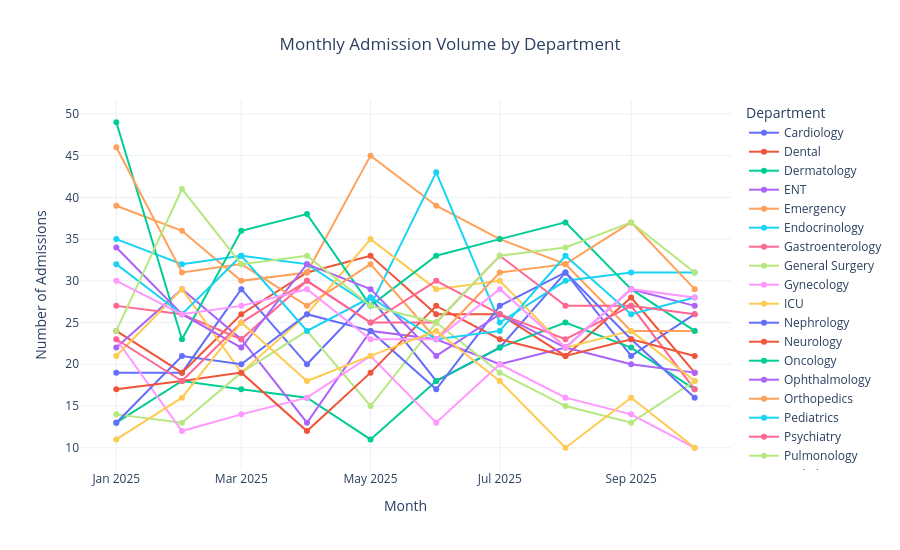

Notebook source saved alongside this figure:
### Code cell
fig_dept = px.line(
    dept_monthly,
    x="Month",
    y="Admission_Count",
    color="department_name",
    markers=True,
    title="Monthly Admission Volume by Department"
)

fig_dept.update_layout(
    title_x=0.5,
    xaxis_title="Month",
    yaxis_title="Number of Admissions",
    template="plotly_white",
    height=550,
    legend_title="Department"
)

fig_dept.show()

### Figure 1 — Plotly figure (JSON) as saved in the notebook; plotly's stock layout.template omitted (floating-point values rounded to 4 significant figures)
{"data": [{"hovertemplate": "department_name=Cardiology<br>Month=%{x}<br>Admission_Count=%{y}<extra></extra>", "legendgroup": "Cardiology", "line": {"color": "#636efa", "dash": "solid"}, "marker": {"symbol": "circle"}, "mode": "lines+markers", "name": "Cardiology", "orientation": "v", "showlegend": true, "type": "scatter", "x": ["2025-01", "2025-02", "2025-03", "2025-04", "2025-05", "2025-06", "2025-07", "2025-08", "2025-09", "2025-10"], "xaxis": "x", "y": [19, 19, 29, 20, 28, 18, 22, 31, 21, 26], "yaxis": "y"}, {"hovertemplate": "department_name=Dental<br>Month=%{x}<br>Admission_Count=%{y}<extra></extra>", "legendgroup": "Dental", "line": {"color": "#EF553B", "dash": "solid"}, "marker": {"symbol": "circle"}, "mode": "lines+markers", "name": "Dental", "orientation": "v", "showlegend": true, "type": "scatter", "x": ["2025-01", "2025-02", "2025-03", "2025-04", "2025-05", "2025-06", "2025-07", "2025-08", "2025-09", "2025-10"], "xaxis": "x", "y": [24, 19, 26, 31, 33, 26, 26, 21, 28, 19], "yaxis": "y"}, {"hovertemplate": "department_name=Dermatology<br>Month=%{x}<br>Admission_Count=%{y}<extra></extra>", "legendgroup": "Dermatology", "line": {"color": "#00cc96", "dash": "solid"}, "marker": {"symbol": "circle"}, "mode": "lines+markers", "name": "Dermatology", "orientation": "v", "showlegend": true, "type": "scatter", "x": ["2025-01", "2025-02", "2025-03", "2025-04", "2025-05", "2025-06", "2025-07", "2025-08", "2025-09", "2025-10"], "xaxis": "x", "y": [13, 18, 17, 16, 11, 18, 22, 25, 22, 17], "yaxis": "y"}, {"hovertemplate": "department_name=ENT<br>Month=%{x}<br>Admission_Count=%{y}<extra></extra>", "legendgroup": "ENT", "line": {"color": "#ab63fa", "dash": "solid"}, "marker": {"symbol": "circle"}, "mode": "lines+markers", "name": "ENT", "orientation": "v", "showlegend": true, "type": "scatter", "x": ["2025-01", "2025-02", "2025-03", "2025-04", "2025-05", "2025-06", "2025-07", "2025-08", "2025-09", "2025-10"], "xaxis": "x", "y": [22, 29, 23, 13, 24, 23, 20, 22, 20, 19], "yaxis": "y"}, {"hovertemplate": "department_name=Emergency<br>Month=%{x}<br>Admission_Count=%{y}<extra></extra>", "legendgroup": "Emergency", "line": {"color": "#FFA15A", "dash": "solid"}, "marker": {"symbol": "circle"}, "mode": "lines+markers", "name": "Emergency", "orientation": "v", "showlegend": true, "type": "scatter", "x": ["2025-01", "2025-02", "2025-03", "2025-04", "2025-05", "2025-06", "2025-07", "2025-08", "2025-09", "2025-10"], "xaxis": "x", "y": [39, 36, 30, 31, 45, 39, 35, 32, 24, 24], "yaxis": "y"}, {"hovertemplate": "department_name=Endocrinology<br>Month=%{x}<br>Admission_Count=%{y}<extra></extra>", "legendgroup": "Endocrinology", "line": {"color": "#19d3f3", "dash": "solid"}, "marker": {"symbol": "circle"}, "mode": "lines+markers", "name": "Endocrinology", "orientation": "v", "showlegend": true, "type": "scatter", "x": ["2025-01", "2025-02", "2025-03", "2025-04", "2025-05", "2025-06", "2025-07", "2025-08", "2025-09", "2025-10"], "xaxis": "x", "y": [35, 32, 33, 32, 27, 43, 25, 30, 31, 31], "yaxis": "y"}, {"hovertemplate": "department_name=Gastroenterology<br>Month=%{x}<br>Admission_Count=%{y}<extra></extra>", "legendgroup": "Gastroenterology", "line": {"color": "#FF6692", "dash": "solid"}, "marker": {"symbol": "circle"}, "mode": "lines+markers", "name": "Gastroenterology", "orientation": "v", "showlegend": true, "type": "scatter", "x": ["2025-01", "2025-02", "2025-03", "2025-04", "2025-05", "2025-06", "2025-07", "2025-08", "2025-09", "2025-10"], "xaxis": "x", "y": [27, 26, 23, 30, 25, 25, 33, 27, 27, 17], "yaxis": "y"}, {"hovertemplate": "department_name=General Surgery<br>Month=%{x}<br>Admission_Count=%{y}<extra></extra>", "legendgroup": "General Surgery", "line": {"color": "#B6E880", "dash": "solid"}, "marker": {"symbol": "circle"}, "mode": "lines+markers", "name": "General Surgery", "orientation": "v", "showlegend": true, "type": "scatter", "x": ["2025-01", "2025-02", "2025-03", "2025-04", "2025-05", "2025-06", "2025-07", "2025-08", "2025-09", "2025-10"], "xaxis": "x", "y": [14, 13, 19, 24, 15, 25, 19, 15, 13, 18], "yaxis": "y"}, {"hovertemplate": "department_name=Gynecology<br>Month=%{x}<br>Admission_Count=%{y}<extra></extra>", "legendgroup": "Gynecology", "line": {"color": "#FF97FF", "dash": "solid"}, "marker": {"symbol": "circle"}, "mode": "lines+markers", "name": "Gynecology", "orientation": "v", "showlegend": true, "type": "scatter", "x": ["2025-01", "2025-02", "2025-03", "2025-04", "2025-05", "2025-06", "2025-07", "2025-08", "2025-09", "2025-10"], "xaxis": "x", "y": [23, 12, 14, 16, 21, 13, 20, 16, 14, 10], "yaxis": "y"}, {"hovertemplate": "department_name=ICU<br>Month=%{x}<br>Admission_Count=%{y}<extra></extra>", "legendgroup": "ICU", "line": {"color": "#FECB52", "dash": "solid"}, "marker": {"symbol": "circle"}, "mode": "lines+markers", "name": "ICU", "orientation": "v", "showlegend": true, "type": "scatter", "x": ["2025-01", "2025-02", "2025-03", "2025-04", "2025-05", "2025-06", "2025-07", "2025-08", "2025-09", "2025-10"], "xaxis": "x", "y": [21, 29, 19, 26, 35, 29, 30, 22, 24, 18], "yaxis": "y"}, {"hovertemplate": "department_name=Nephrology<br>Month=%{x}<br>Admission_Count=%{y}<extra></extra>", "legendgroup": "Nephrology", "line": {"color": "#636efa", "dash": "solid"}, "marker": {"symbol": "circle"}, "mode": "lines+markers", "name": "Nephrology", "orientation": "v", "showlegend": true, "type": "scatter", "x": ["2025-01", "2025-02", "2025-03", "2025-04", "2025-05", "2025-06", "2025-07", "2025-08", "2025-09", "2025-10"], "xaxis": "x", "y": [13, 21, 20, 26, 24, 17, 27, 31, 23, 16], "yaxis": "y"}, {"hovertemplate": "department_name=Neurology<br>Month=%{x}<br>Admission_Count=%{y}<extra></extra>", "legendgroup": "Neurology", "line": {"color": "#EF553B", "dash": "solid"}, "marker": {"symbol": "circle"}, "mode": "lines+markers", "name": "Neurology", "orientation": "v", "showlegend": true, "type": "scatter", "x": ["2025-01", "2025-02", "2025-03", "2025-04", "2025-05", "2025-06", "2025-07", "2025-08", "2025-09", "2025-10"], "xaxis": "x", "y": [17, 18, 19, 12, 19, 27, 23, 21, 23, 21], "yaxis": "y"}, {"hovertemplate": "department_name=Oncology<br>Month=%{x}<br>Admission_Count=%{y}<extra></extra>", "legendgroup": "Oncology", "line": {"color": "#00cc96", "dash": "solid"}, "marker": {"symbol": "circle"}, "mode": "lines+markers", "name": "Oncology", "orientation": "v", "showlegend": true, "type": "scatter", "x": ["2025-01", "2025-02", "2025-03", "2025-04", "2025-05", "2025-06", "2025-07", "2025-08", "2025-09", "2025-10"], "xaxis": "x", "y": [49, 23, 36, 38, 27, 33, 35, 37, 29, 24], "yaxis": "y"}, {"hovertemplate": "department_name=Ophthalmology<br>Month=%{x}<br>Admission_Count=%{y}<extra></extra>", "legendgroup": "Ophthalmology", "line": {"color": "#ab63fa", "dash": "solid"}, "marker": {"symbol": "circle"}, "mode": "lines+markers", "name": "Ophthalmology", "orientation": "v", "showlegend": true, "type": "scatter", "x": ["2025-01", "2025-02", "2025-03", "2025-04", "2025-05", "2025-06", "2025-07", "2025-08", "2025-09", "2025-10"], "xaxis": "x", "y": [34, 26, 22, 32, 29, 21, 26, 22, 29, 27], "yaxis": "y"}, {"hovertemplate": "department_name=Orthopedics<br>Month=%{x}<br>Admission_Count=%{y}<extra></extra>", "legendgroup": "Orthopedics", "line": {"color": "#FFA15A", "dash": "solid"}, "marker": {"symbol": "circle"}, "mode": "lines+markers", "name": "Orthopedics", "orientation": "v", "showlegend": true, "type": "scatter", "x": ["2025-01", "2025-02", "2025-03", "2025-04", "2025-05", "2025-06", "2025-07", "2025-08", "2025-09", "2025-10"], "xaxis": "x", "y": [46, 31, 32, 27, 32, 23, 31, 32, 37, 29], "yaxis": "y"}, {"hovertemplate": "department_name=Pediatrics<br>Month=%{x}<br>Admission_Count=%{y}<extra></extra>", "legendgroup": "Pediatrics", "line": {"color": "#19d3f3", "dash": "solid"}, "marker": {"symbol": "circle"}, "mode": "lines+markers", "name": "Pediatrics", "orientation": "v", "showlegend": true, "type": "scatter", "x": ["2025-01", "2025-02", "2025-03", "2025-04", "2025-05", "2025-06", "2025-07", "2025-08", "2025-09", "2025-10"], "xaxis": "x", "y": [32, 26, 33, 24, 28, 23, 24, 33, 26, 28], "yaxis": "y"}, {"hovertemplate": "department_name=Psychiatry<br>Month=%{x}<br>Admission_Count=%{y}<extra></extra>", "legendgroup": "Psychiatry", "line": {"color": "#FF6692", "dash": "solid"}, "marker": {"symbol": "circle"}, "mode": "lines+markers", "name": "Psychiatry", "orientation": "v", "showlegend": true, "type": "scatter", "x": ["2025-01", "2025-02", "2025-03", "2025-04", "2025-05", "2025-06", "2025-07", "2025-08", "2025-09", "2025-10"], "xaxis": "x", "y": [23, 18, 25, 30, 25, 30, 26, 23, 27, 26], "yaxis": "y"}, {"hovertemplate": "department_name=Pulmonology<br>Month=%{x}<br>Admission_Count=%{y}<extra></extra>", "legendgroup": "Pulmonology", "line": {"color": "#B6E880", "dash": "solid"}, "marker": {"symbol": "circle"}, "mode": "lines+markers", "name": "Pulmonology", "orientation": "v", "showlegend": true, "type": "scatter", "x": ["2025-01", "2025-02", "2025-03", "2025-04", "2025-05", "2025-06", "2025-07", "2025-08", "2025-09", "2025-10"], "xaxis": "x", "y": [24, 41, 32, 33, 27, 25, 33, 34, 37, 31], "yaxis": "y"}, {"hovertemplate": "department_name=Radiology<br>Month=%{x}<br>Admission_Count=%{y}<extra></extra>", "legendgroup": "Radiology", "line": {"color": "#FF97FF", "dash": "solid"}, "marker": {"symbol": "circle"}, "mode": "lines+markers", "name": "Radiology", "orientation": "v", "showlegend": true, "type": "scatter", "x": ["2025-01", "2025-02", "2025-03", "2025-04", "2025-05", "2025-06", "2025-07", "2025-08", "2025-09", "2025-10"], "xaxis": "x", "y": [30, 26, 27, 29, 23, 23, 29, 22, 29, 28], "yaxis": "y"}, {"hovertemplate": "department_name=Urology<br>Month=%{x}<br>Admission_Count=%{y}<extra></extra>", "legendgroup": "Urology", "line": {"color": "#FECB52", "dash": "solid"}, "marker": {"symbol": "circle"}, "mode": "lines+markers", "name": "Urology", "orientation": "v", "showlegend": true, "type": "scatter", "x": ["2025-01", "2025-02", "2025-03", "2025-04", "2025-05", "2025-06", "2025-07", "2025-08", "2025-09", "2025-10"], "xaxis": "x", "y": [11, 16, 25, 18, 21, 24, 18, 10, 16, 10], "yaxis": "y"}], "layout": {"height": 550, "legend": {"title": {"text": "Department"}, "tracegroupgap": 0}, "title": {"text": "Monthly Admission Volume by Department", "x": 0.5}, "xaxis": {"anchor": "y", "domain": [0, 1], "title": {"text": "Month"}}, "yaxis": {"anchor": "x", "domain": [0, 1], "title": {"text": "Number of Admissions"}}}}
